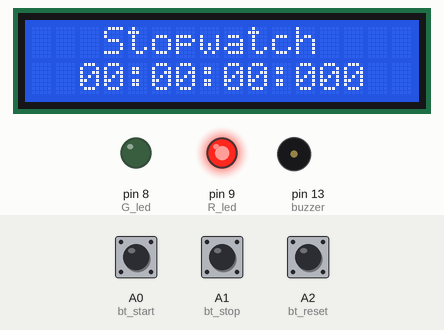
Recording of a sketch running on a simulated Arduino Uno, built with avr-gcc and run on an emulated ATmega328P. Parts: 16×2 character LCD, output pins drawn as LEDs (lit = HIGH), buzzer (waves = sounding, pin HIGH). The test bench sets the inputs (shaded band); at power-on: A0 (bt_start) HIGH, A1 (bt_stop) HIGH, A2 (bt_reset) HIGH.

Above: at 3.2 s.
3.3 s: A0 (bt_start) pulled LOW for 0.15 s
At 3.57 s:
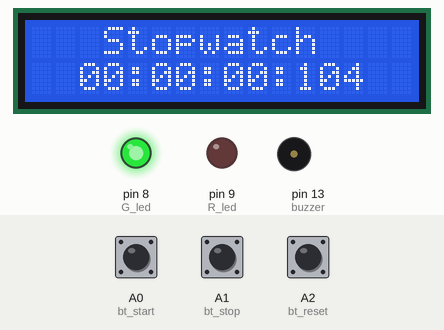
4.0 s: A1 (bt_stop) pulled LOW for 0.15 s
At 5.2 s:
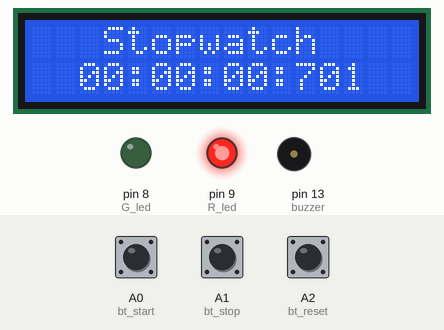
5.6 s: A0 (bt_start) pulled LOW for 1 s
At 7.03 s:
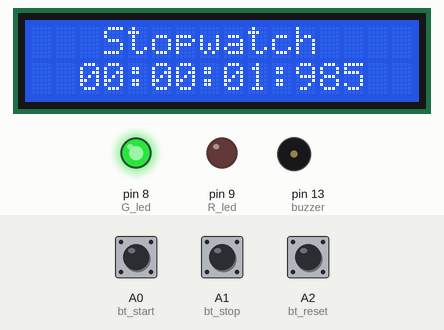
7.2 s: A2 (bt_reset) pulled LOW for 0.15 s
At 7.48 s:
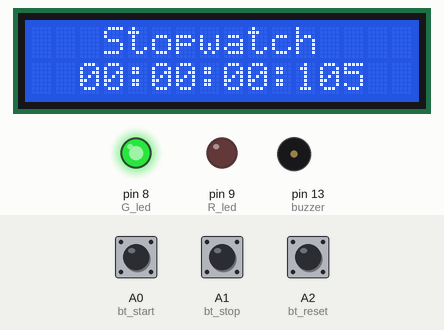
7.9 s: A1 (bt_stop) pulled LOW for 1 s
At 8.21 s:
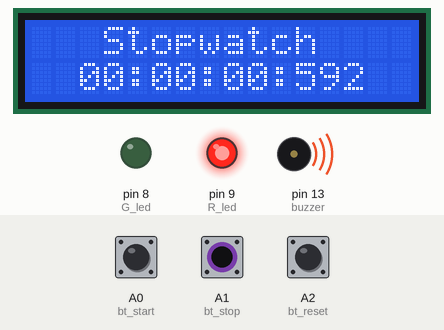
10.4 s: A1 (bt_stop) pulled LOW for 3.2 s
At 14.7 s:
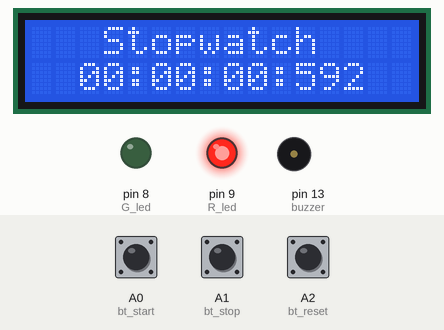
Timing chart, 0 to 16.1 s (numbered marks = the images above; inputs shaded):
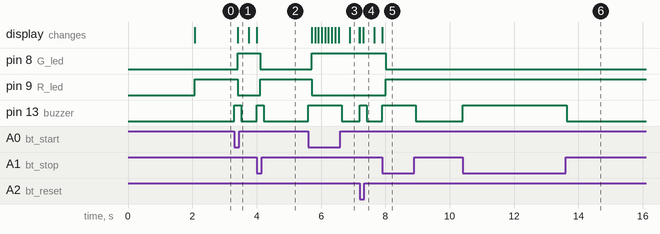

The sketch:

Stopwatch_LCD_Display.ino
```cpp
#include <LiquidCrystal.h> //Libraries
LiquidCrystal lcd(2, 3, 4, 5, 6, 7); //Arduino pins to lcd

#define bt_start  A0
#define bt_stop   A1
#define bt_reset  A2

#define G_led 8
#define R_led 9

#define buzzer 13

int hh=0, mm=0, ss=0, ms=0;
bool timerStart = false;

void setup() { // put your setup code here, to run once

pinMode(bt_start, INPUT_PULLUP);
pinMode(bt_stop,  INPUT_PULLUP);
pinMode(bt_reset, INPUT_PULLUP);

pinMode(R_led,OUTPUT); // declare Red LED as output
pinMode(G_led,OUTPUT); // declare Green LED as output
pinMode(buzzer,OUTPUT); // declare Buzzer as output

lcd.begin(16, 2); // Configura lcd numero columnas y filas
lcd.clear();
lcd.setCursor (0,0);
lcd.print("  Welcome  To  ");
lcd.setCursor (0,1);
lcd.print("   Stopwatch   ");
delay(2000);
lcd.clear();


 noInterrupts();         // disable all interrupts
 TCCR1A = 0;             // set entire TCCR1A register to 0  //set timer1 interrupt at 1kHz  // 1 ms
 TCCR1B = 0;             // same for TCCR1B
 TCNT1  = 0;             // set timer count for 1khz increments
 OCR1A = 1999;           // = (16*10^6) / (1000*8) - 1
 //had to use 16 bit timer1 for this bc 1999>255, but could switch to timers 0 or 2 with larger prescaler
 // turn on CTC mode
 TCCR1B |= (1 << WGM12); // Set CS11 bit for 8 prescaler
 TCCR1B |= (1 << CS11);  // enable timer compare interrupt
 TIMSK1 |= (1 << OCIE1A);
 interrupts();           // enable

}

void loop() {

if(digitalRead (bt_start) == 0){
digitalWrite(buzzer, HIGH);
timerStart = true; // Start stopwatch
delay(100);
}

if(digitalRead (bt_stop) == 0){
digitalWrite(buzzer, HIGH);
timerStart = false; // Stop stopwatch
delay(100);
}

if(digitalRead (bt_reset) == 0){
digitalWrite(buzzer, HIGH);
ms=0, ss=0, mm=0, hh=0; // Reset stopwatch
delay(100);
}

lcd.setCursor (0,0);
lcd.print("   Stopwatch   ");

lcd.setCursor (2,1);
lcd.print((hh/10)%10);
lcd.print(hh%10);
lcd.print(":");
lcd.print((mm/10)%10);
lcd.print(mm%10);
lcd.print(":");
lcd.print((ss/10)%10);
lcd.print(ss%10);
lcd.print(":");
lcd.print((ms/100)%10);
lcd.print((ms/10)%10);
lcd.print(ms%10);

if(timerStart==true){
digitalWrite(G_led, HIGH); // Turn LED on.
digitalWrite(R_led, LOW);  // Turn LED off.
}else{
digitalWrite(G_led, LOW); // Turn LED off.
digitalWrite(R_led, HIGH);  // Turn LED on.
}

digitalWrite(buzzer, LOW);
}


ISR(TIMER1_COMPA_vect){
if(timerStart == true){ms=ms+1;
if(ms>999){ms=0;ss=ss+1;
if(ss>59){ss=0; mm=mm+1;}
if(mm>59){mm=0; hh=hh+1;}
  }
 }
}
```

Measured:
- after the input at 3.3 s, pin 8 (G_led): LOW → HIGH after 0.11 s; pin 9 (R_led): HIGH → LOW after 0.11 s; pin 13 (buzzer): LOW → HIGH at once, → LOW 0.21 s later; the display: changes after 0.11 s (image 1)
- after the input at 4.0 s, pin 8 (G_led): HIGH → LOW after 0.11 s; pin 9 (R_led): LOW → HIGH after 0.11 s; pin 13 (buzzer): LOW → HIGH at once, → LOW 0.21 s later
- after the input at 5.6 s, pin 8 (G_led): LOW → HIGH after 0.11 s; pin 9 (R_led): HIGH → LOW after 0.11 s; pin 13 (buzzer): LOW → HIGH at once, → LOW 1.0 s later; the display: first changes after 0.11 s (image 3 shows a later state)
- after the input at 7.2 s, pin 13 (buzzer): LOW → HIGH at once, → LOW 0.21 s later
- after the input at 7.9 s, pin 8 (G_led): HIGH → LOW after 0.11 s; pin 9 (R_led): LOW → HIGH after 0.11 s; pin 13 (buzzer): LOW → HIGH at once, → LOW 1.0 s later
- after the input at 10.4 s, pin 13 (buzzer): LOW → HIGH at once, → LOW 3.2 s later
